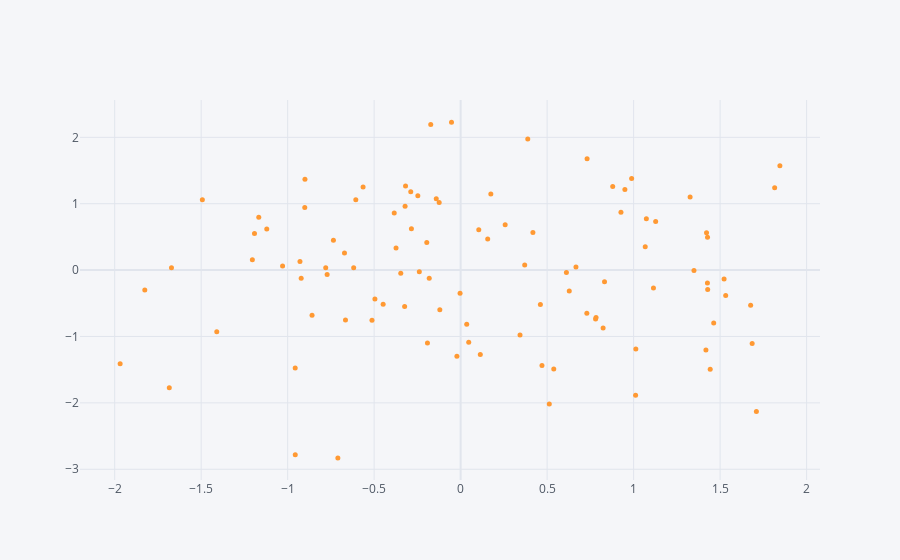

Notebook source saved alongside this figure:
### Markdown cell above
# Scatterplot:

### Code cell
df.iplot(kind='scatter', x='A',y='B',mode='markers', size=5)
